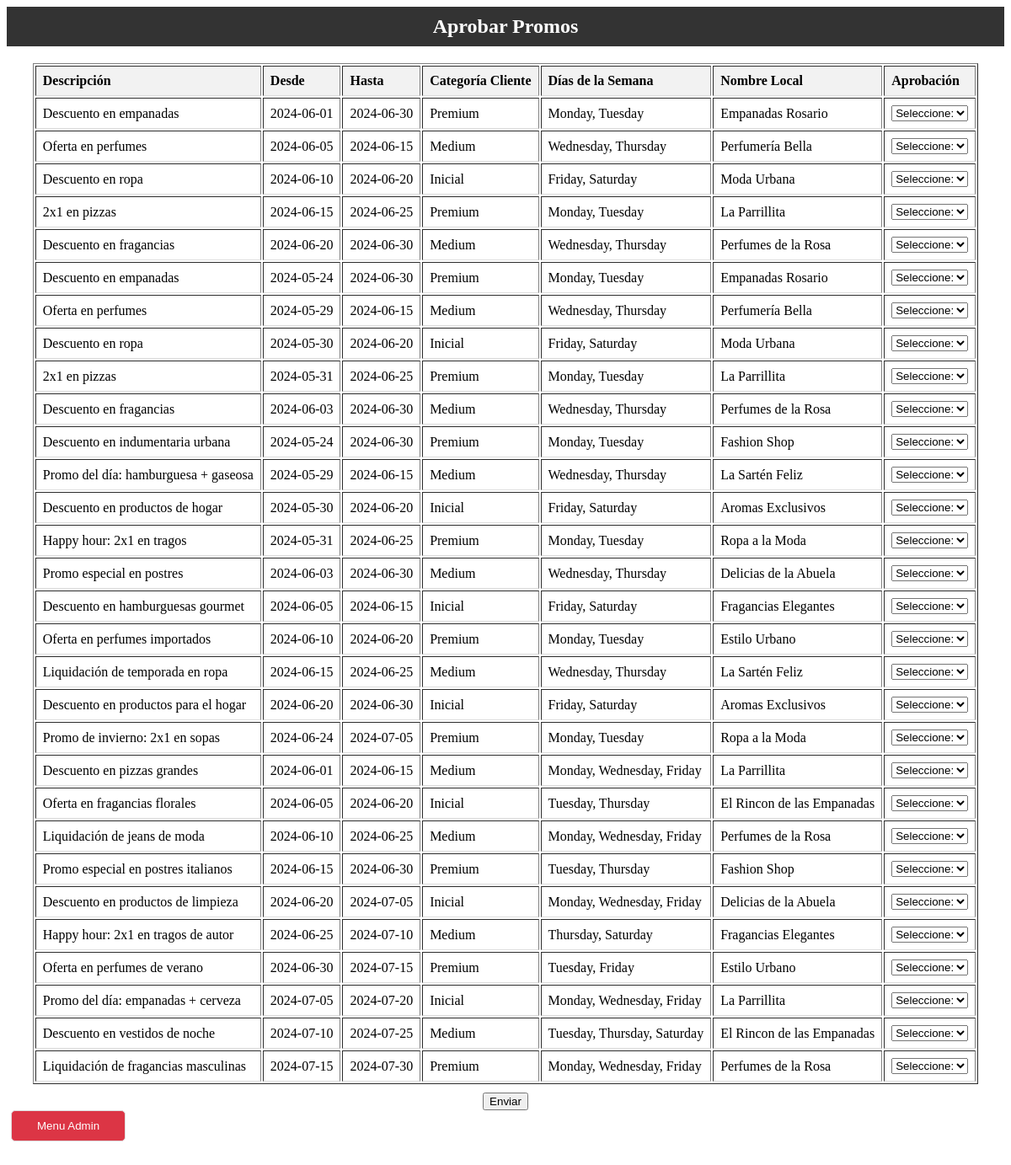
The page /menuAdm/aprobar_promos.php on the database as committed earlier.
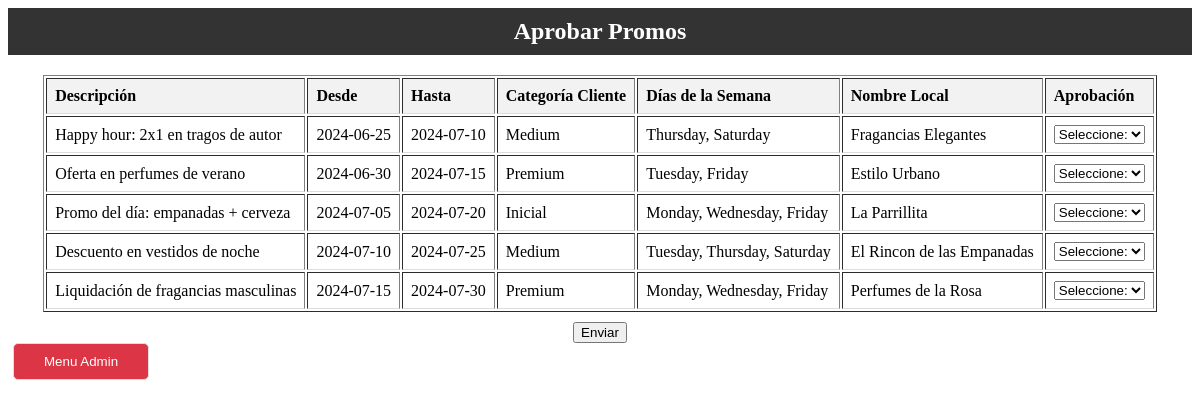
The same page on the database as committed later.
### tables this page shows
CREATE TABLE `promociones` (
  `codPromo` int(11) NOT NULL,
  `textoPromo` varchar(200) NOT NULL,
  `fechaDesdePromo` date NOT NULL,
  `fechaHastaPromo` date NOT NULL,
  `categoria_cliente` enum('Inicial','Medium','Premium') NOT NULL,
  `diasSemana` longtext NOT NULL CHECK (json_valid(`diasSemana`)),
  `estadoPromo` enum('pendiente','aprobada','denegada') NOT NULL,
  `codLocal` int(11) NOT NULL
);

CREATE TABLE `locales` (
  `codLocal` int(11) NOT NULL,
  `nombreLocal` varchar(100) NOT NULL,
  `ubicacionLocal` varchar(50) NOT NULL,
  `rubroLocal` varchar(20) NOT NULL,
  `codUsuario` int(11) NOT NULL
);

### menuAdm/aprobar_promos.php (the view, shortened to what this page needs)
<?php
  include("../db.php");
  $sql = "SELECT * FROM promociones WHERE estadoPromo = 'pendiente'";
  $data = mysqli_query($mysqli, $sql);
  $pendientes = mysqli_num_rows($data);
  $hayono = false;
  if($pendientes !== 0){
    $hayono = true;
  }
?>
<!DOCTYPE html>
<html lang="en">
<head>
    <link rel="stylesheet" href="../styles/tablas.css">
</head>
<body>
    <div class="welcome">Aprobar Promos</div>
    <?php if($hayono):?>
        <form action="" method="post">
         <div class="table-container">
            <table border='1'>
                <tr>
                    <th>Descripción</th>
                    <th>Desde</th>
                    <th>Hasta</th>
                    <th>Categoría Cliente</th>
                    <th>Días de la Semana</th>
                    <th>Nombre Local</th>
                    <th>Aprobación</th>
                </tr>
                <?php
                    while($promo = mysqli_fetch_array($data)){
                        $codPromo = $promo["codPromo"];
                        $desc = $promo["textoPromo"];
                        $desde = $promo["fechaDesdePromo"];
                        $hasta = $promo["fechaHastaPromo"];
                        $cat = $promo["categoria_cliente"];
                        $dds = implode(", ", json_decode($promo["diasSemana"]));
                        $cod = $promo["codLocal"];
                        $sqlLocal = mysqli_fetch_array(mysqli_query($mysqli, "SELECT nombreLocal, codUsuario FROM locales WHERE codLocal = '$cod'"));
                        $nombreLocal = $sqlLocal["nombreLocal"];
                        $idSelect = "id_".$codPromo;
                        $nameSelect = "aprobacion_".$codPromo;
                        echo "<tr><td>$desc</td><td>$desde</td><td>$hasta</td><td>$cat</td><td>$dds</td><td>$nombreLocal</td>";
                        echo "<td><select id='$idSelect' name='$nameSelect'>
                                    <option value='pendiente' selected disabled>Seleccione:</option>
                                    <option value='aprobada'>Aprobar</option>
                                    <option value='denegada'>Denegar</option>
                                </select></td></tr>";
                    }
                ?>
            </table>
            <input type="submit" value="Enviar">
        </div>
        </form>
    <?php endif?>
    <button onclick="window.location.href='../MenuAdmin.php'">Menu Admin</button>
</body>
</html>

Rows that differ between the two databases and show on the page:
no longer on this page (row edited): promociones: textoPromo "Descuento en empanadas", fechaDesdePromo "2024-06-01", fechaHastaPromo "2024-06-30", categoria_cliente "Premium", diasSemana "Monday, Tuesday", codLocal.nombreLocal "Empanadas Rosario"
no longer on this page (row edited): promociones: textoPromo "Oferta en perfumes", fechaDesdePromo "2024-06-05", fechaHastaPromo "2024-06-15", categoria_cliente "Medium", diasSemana "Wednesday, Thursday", codLocal.nombreLocal "Perfumería Bella"
no longer on this page (row edited): promociones: textoPromo "Descuento en ropa", fechaDesdePromo "2024-06-10", fechaHastaPromo "2024-06-20", categoria_cliente "Inicial", diasSemana "Friday, Saturday", codLocal.nombreLocal "Moda Urbana"
no longer on this page (row edited): promociones: textoPromo "2x1 en pizzas", fechaDesdePromo "2024-06-15", fechaHastaPromo "2024-06-25", categoria_cliente "Premium", diasSemana "Monday, Tuesday", codLocal.nombreLocal "La Parrillita"
no longer on this page (row edited): promociones: textoPromo "Descuento en fragancias", fechaDesdePromo "2024-06-20", fechaHastaPromo "2024-06-30", categoria_cliente "Medium", diasSemana "Wednesday, Thursday", codLocal.nombreLocal "Perfumes de la Rosa"
no longer on this page (row edited): promociones: textoPromo "Descuento en empanadas", fechaDesdePromo "2024-05-24", fechaHastaPromo "2024-06-30", categoria_cliente "Premium", diasSemana "Monday, Tuesday", codLocal.nombreLocal "Empanadas Rosario"
no longer on this page (row edited): promociones: textoPromo "Oferta en perfumes", fechaDesdePromo "2024-05-29", fechaHastaPromo "2024-06-15", categoria_cliente "Medium", diasSemana "Wednesday, Thursday", codLocal.nombreLocal "Perfumería Bella"
no longer on this page (row edited): promociones: textoPromo "Descuento en ropa", fechaDesdePromo "2024-05-30", fechaHastaPromo "2024-06-20", categoria_cliente "Inicial", diasSemana "Friday, Saturday", codLocal.nombreLocal "Moda Urbana"
no longer on this page (row edited): promociones: textoPromo "2x1 en pizzas", fechaDesdePromo "2024-05-31", fechaHastaPromo "2024-06-25", categoria_cliente "Premium", diasSemana "Monday, Tuesday", codLocal.nombreLocal "La Parrillita"
no longer on this page (row edited): promociones: textoPromo "Descuento en fragancias", fechaDesdePromo "2024-06-03", fechaHastaPromo "2024-06-30", categoria_cliente "Medium", diasSemana "Wednesday, Thursday", codLocal.nombreLocal "Perfumes de la Rosa"
no longer on this page (row edited): promociones: textoPromo "Descuento en indumentaria urbana", fechaDesdePromo "2024-05-24", fechaHastaPromo "2024-06-30", categoria_cliente "Premium", diasSemana "Monday, Tuesday", codLocal.nombreLocal "Fashion Shop"
no longer on this page (row edited): promociones: textoPromo "Promo del día: hamburguesa + gaseosa", fechaDesdePromo "2024-05-29", fechaHastaPromo "2024-06-15", categoria_cliente "Medium", diasSemana "Wednesday, Thursday", codLocal.nombreLocal "La Sartén Feliz"
no longer on this page (row edited): promociones: textoPromo "Descuento en productos de hogar", fechaDesdePromo "2024-05-30", fechaHastaPromo "2024-06-20", categoria_cliente "Inicial", diasSemana "Friday, Saturday", codLocal.nombreLocal "Aromas Exclusivos"
no longer on this page (row edited): promociones: textoPromo "Happy hour: 2x1 en tragos", fechaDesdePromo "2024-05-31", fechaHastaPromo "2024-06-25", categoria_cliente "Premium", diasSemana "Monday, Tuesday", codLocal.nombreLocal "Ropa a la Moda"
no longer on this page (row edited): promociones: textoPromo "Promo especial en postres", fechaDesdePromo "2024-06-03", fechaHastaPromo "2024-06-30", categoria_cliente "Medium", diasSemana "Wednesday, Thursday", codLocal.nombreLocal "Delicias de la Abuela"
no longer on this page (row edited): promociones: textoPromo "Descuento en hamburguesas gourmet", fechaDesdePromo "2024-06-05", fechaHastaPromo "2024-06-15", categoria_cliente "Inicial", diasSemana "Friday, Saturday", codLocal.nombreLocal "Fragancias Elegantes"
no longer on this page (row edited): promociones: textoPromo "Oferta en perfumes importados", fechaDesdePromo "2024-06-10", fechaHastaPromo "2024-06-20", categoria_cliente "Premium", diasSemana "Monday, Tuesday", codLocal.nombreLocal "Estilo Urbano"
no longer on this page (row edited): promociones: textoPromo "Liquidación de temporada en ropa", fechaDesdePromo "2024-06-15", fechaHastaPromo "2024-06-25", categoria_cliente "Medium", diasSemana "Wednesday, Thursday", codLocal.nombreLocal "La Sartén Feliz"
no longer on this page (row edited): promociones: textoPromo "Descuento en productos para el hogar", fechaDesdePromo "2024-06-20", fechaHastaPromo "2024-06-30", categoria_cliente "Inicial", diasSemana "Friday, Saturday", codLocal.nombreLocal "Aromas Exclusivos"
no longer on this page (row edited): promociones: textoPromo "Promo de invierno: 2x1 en sopas", fechaDesdePromo "2024-06-24", fechaHastaPromo "2024-07-05", categoria_cliente "Premium", diasSemana "Monday, Tuesday", codLocal.nombreLocal "Ropa a la Moda"
no longer on this page (row edited): promociones: textoPromo "Descuento en pizzas grandes", fechaDesdePromo "2024-06-01", fechaHastaPromo "2024-06-15", categoria_cliente "Medium", diasSemana "Monday, Wednesday, Friday", codLocal.nombreLocal "La Parrillita"
no longer on this page (row edited): promociones: textoPromo "Oferta en fragancias florales", fechaDesdePromo "2024-06-05", fechaHastaPromo "2024-06-20", categoria_cliente "Inicial", diasSemana "Tuesday, Thursday", codLocal.nombreLocal "El Rincon de las Empanadas"
no longer on this page (row edited): promociones: textoPromo "Liquidación de jeans de moda", fechaDesdePromo "2024-06-10", fechaHastaPromo "2024-06-25", categoria_cliente "Medium", diasSemana "Monday, Wednesday, Friday", codLocal.nombreLocal "Perfumes de la Rosa"
no longer on this page (row edited): promociones: textoPromo "Promo especial en postres italianos", fechaDesdePromo "2024-06-15", fechaHastaPromo "2024-06-30", categoria_cliente "Premium", diasSemana "Tuesday, Thursday", codLocal.nombreLocal "Fashion Shop"
no longer on this page (row edited): promociones: textoPromo "Descuento en productos de limpieza", fechaDesdePromo "2024-06-20", fechaHastaPromo "2024-07-05", categoria_cliente "Inicial", diasSemana "Monday, Wednesday, Friday", codLocal.nombreLocal "Delicias de la Abuela"
